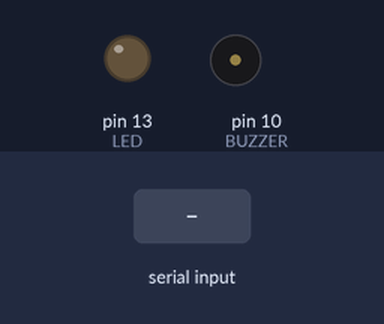
Bench run of a sketch on a simulated Arduino Uno, built with avr-gcc and run on an emulated ATmega328P. Shown: output pins drawn as LEDs (lit = HIGH), buzzer (waves = sounding, pin HIGH). Inputs (shaded band) come from the test bench. What the sketch prints to the serial monitor is not drawn.

Above: at 1.2 s.
1.3 s: "1" received over Serial
At 1.55 s:
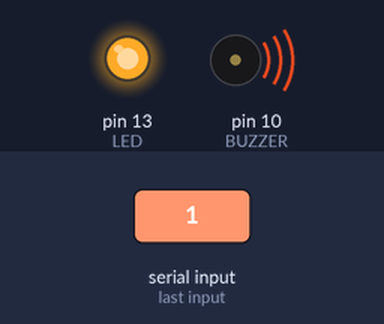
At 2.6 s:
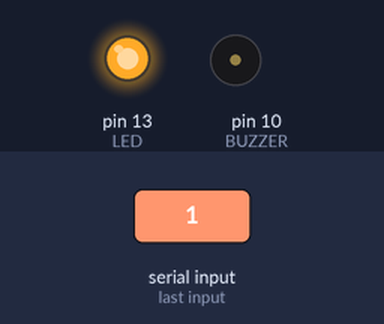
3.1 s: "0" received over Serial
At 3.8 s:
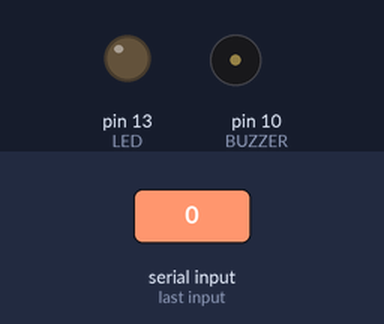
Timing chart, 0 to 6.1 s (numbered marks = the images above; inputs shaded):
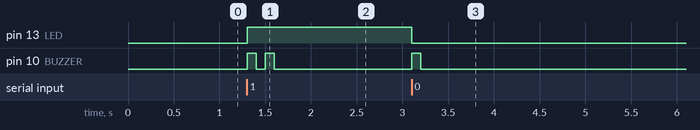

Measured:
- after the input at 1.3 s, pin 13 (LED): LOW → HIGH at once; pin 10 (BUZZER): alternates HIGH for 0.10 s and LOW for 0.10 s, 4 changes in all, then stays LOW, starting at once
- after the input at 3.1 s, pin 13 (LED): HIGH → LOW at once; pin 10 (BUZZER): LOW → HIGH at once, → LOW 0.10 s later

The sketch:

5_mun1.ino
```cpp
void setup() {
  // 거실등 ON,  알람 2회
  // 거실등 OFF, 알람 1회

  // PC프로그램에서 메시지 수신
  // 거실등 ON
  // 거실등 OFF

  Serial.begin(9600);
  #define LED 13 //변수로 지정하면 코드가 길어질 때 변수값만 수정가능
  #define BUZZER 10
  pinMode(LED, OUTPUT);
  pinMode(BUZZER, OUTPUT);
  Serial.begin(9600);
}

void loop() {
  if(Serial.available()){
  char ch = Serial.read();

    if(ch =='1'){
    digitalWrite(LED,HIGH);
    Serial.println("거실등 ON");
      for(int i = 0; i<2; i++){
      buzzerRing();
      }
    }
    else if (ch == '0'){
    digitalWrite(LED,LOW);
    Serial.println("거실등 OFF");
    buzzerRing();
    }
    delay(100);
  }
}
void buzzerRing(){
  digitalWrite(BUZZER, HIGH);
  delay(100);
  digitalWrite(BUZZER, LOW);
  delay(100);
}
```
